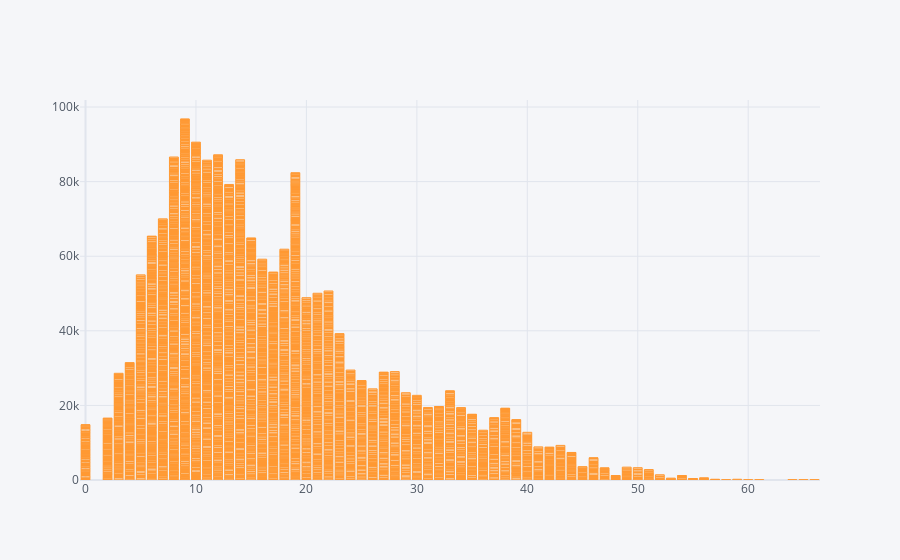

Write notebook code for a chart like this one.
### Markdown cell above
### Bar chart between Experience & Fees

### Code cell
df.iplot(kind="bar",x="Experience",y="Fees")

### Figure 1 — Plotly figure (JSON) as saved in the notebook; plotly's stock layout.template omitted (floating-point values rounded to 4 significant figures; data arrays with more than 128 entries replaced by an {"elided": "..."} marker saying what was removed)
{"data": [{"marker": {"color": "rgba(255, 153, 51, 0.6)", "line": {"color": "rgba(255, 153, 51, 1.0)", "width": 1}}, "name": "Fees", "orientation": "v", "text": "", "type": "bar", "x": {"elided": "5935 int values"}, "y": {"elided": "5935 int values"}}], "layout": {"legend": {"bgcolor": "#F5F6F9", "font": {"color": "#4D5663"}}, "paper_bgcolor": "#F5F6F9", "plot_bgcolor": "#F5F6F9", "title": {"font": {"color": "#4D5663"}}, "xaxis": {"gridcolor": "#E1E5ED", "showgrid": true, "tickfont": {"color": "#4D5663"}, "title": {"font": {"color": "#4D5663"}, "text": ""}, "zerolinecolor": "#E1E5ED"}, "yaxis": {"gridcolor": "#E1E5ED", "showgrid": true, "tickfont": {"color": "#4D5663"}, "title": {"font": {"color": "#4D5663"}, "text": ""}, "zerolinecolor": "#E1E5ED"}}}
